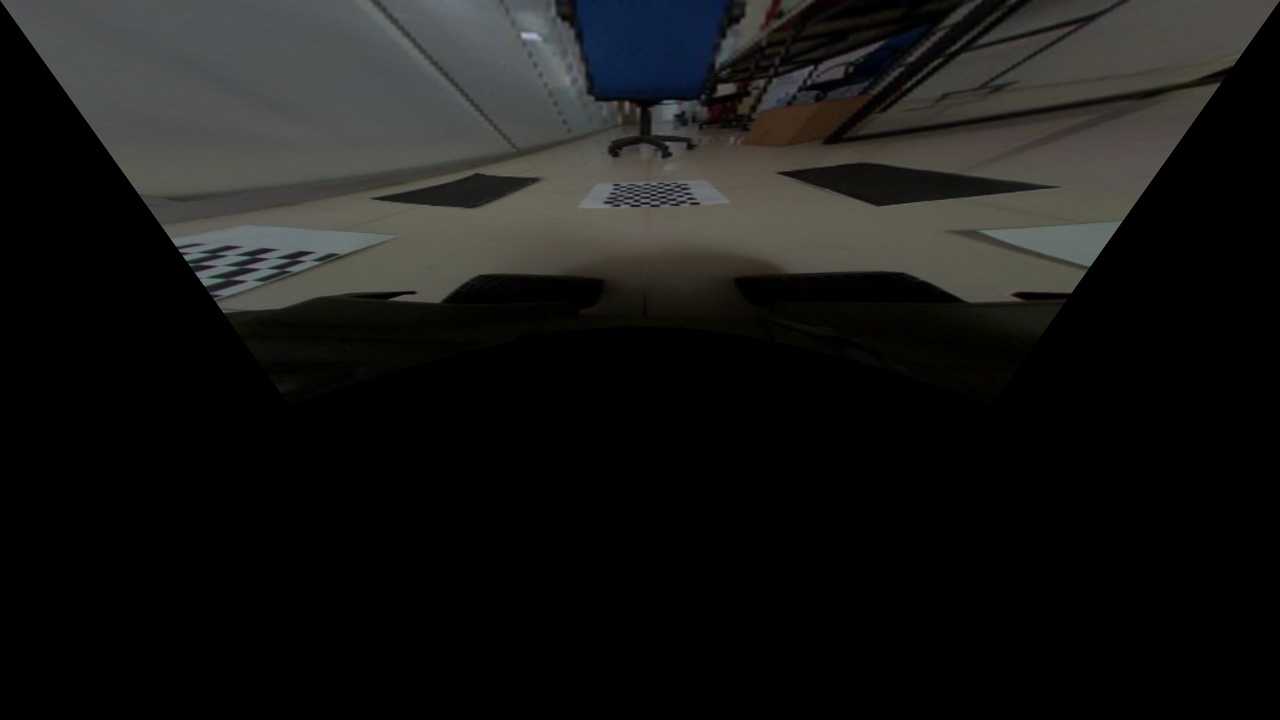
//> input picture 7.pinjie/3.pinjie/2.ipm_test/left.jpg, 1280 x 720 px
$ ./main   (built with g++ and OpenCV 4)
//> lines starting //> are read from the running program, lines starting //| are printed output that depends on the picture
#include <opencv2/opencv.hpp>

using namespace std;
using namespace cv;

int main()
{
	//读入四幅图片
	Mat image_1 = imread("./left.jpg");
//> image_1 is the input picture: 720 rows x 1280 cols, CV_8UC3; mean B, G, R 22.8, 24, 23.9
	Mat image_2 = imread("./right.jpg");
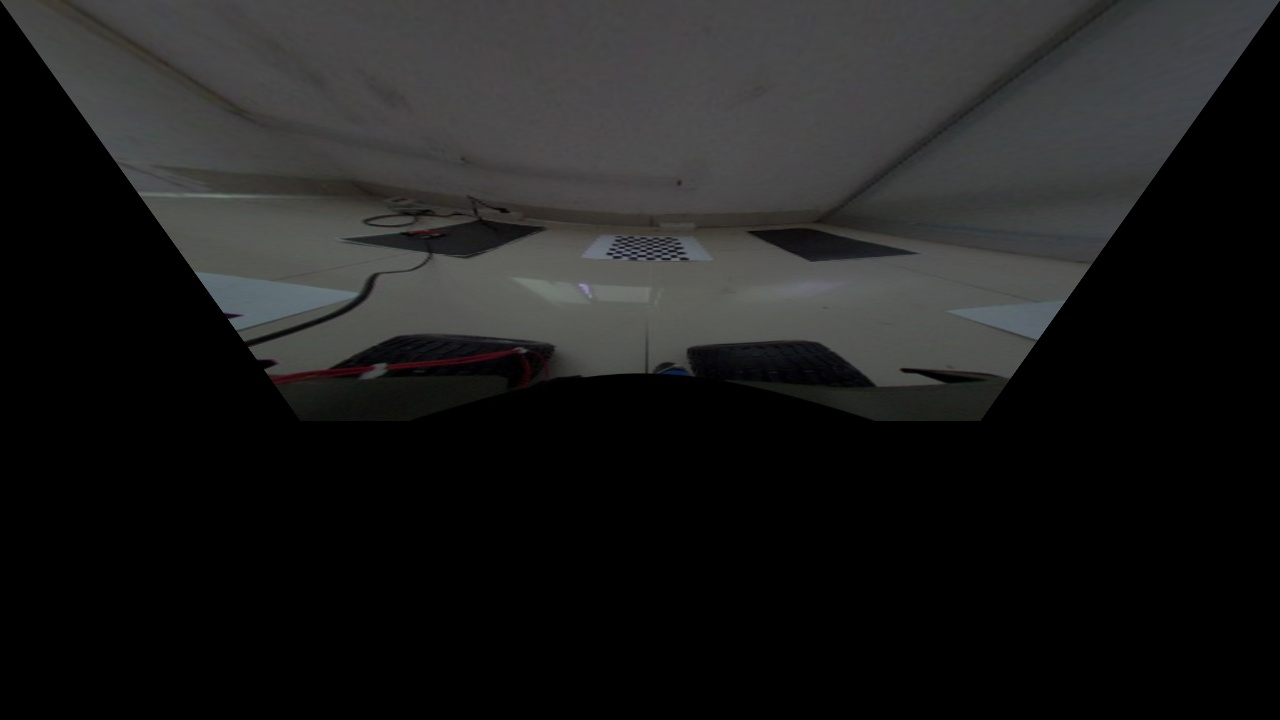
//> input picture 7.pinjie/3.pinjie/2.ipm_test/right.jpg, 1280 x 720 px
//> image_2 is the input picture: 720 rows x 1280 cols, CV_8UC3; mean B, G, R 28.8, 29.1, 29
	Mat image_3 = imread("./black.jpg");
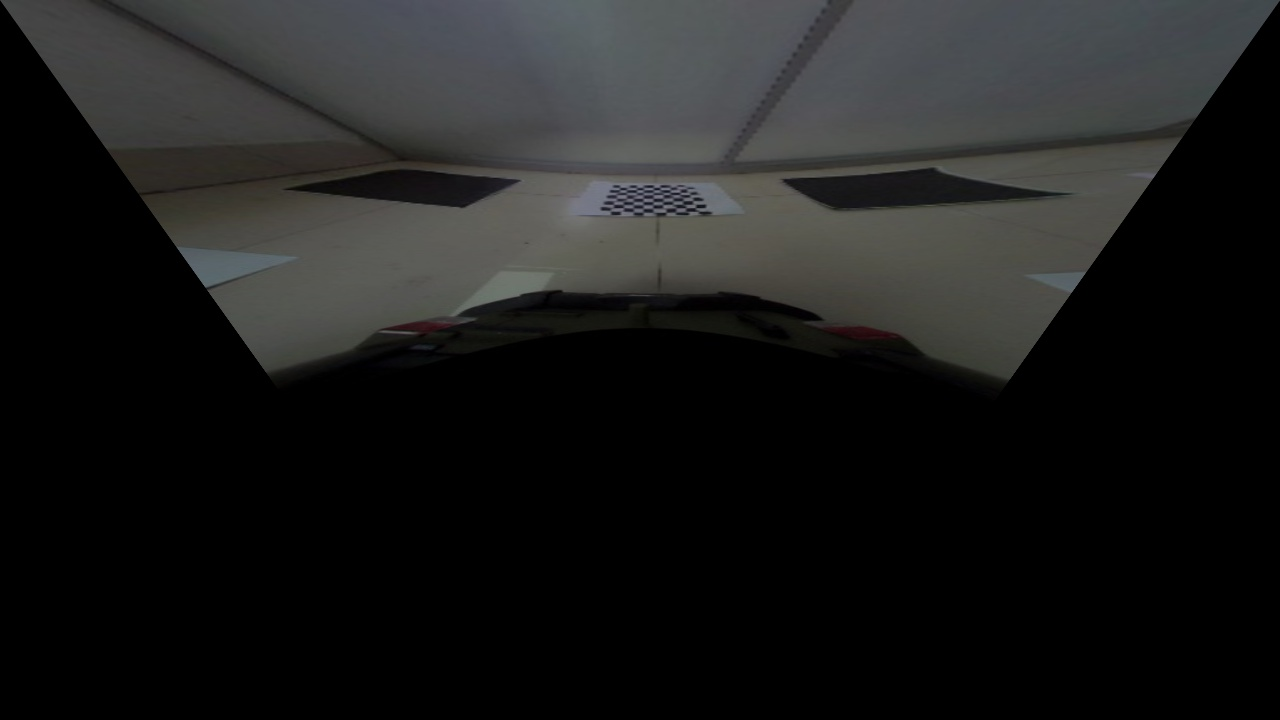
//> input picture 7.pinjie/3.pinjie/2.ipm_test/black.jpg, 1280 x 720 px
//> image_3 is the input picture: 720 rows x 1280 cols, CV_8UC3; mean B, G, R 27.7, 28.2, 27.8
	Mat image_4 = imread("./top.jpg");
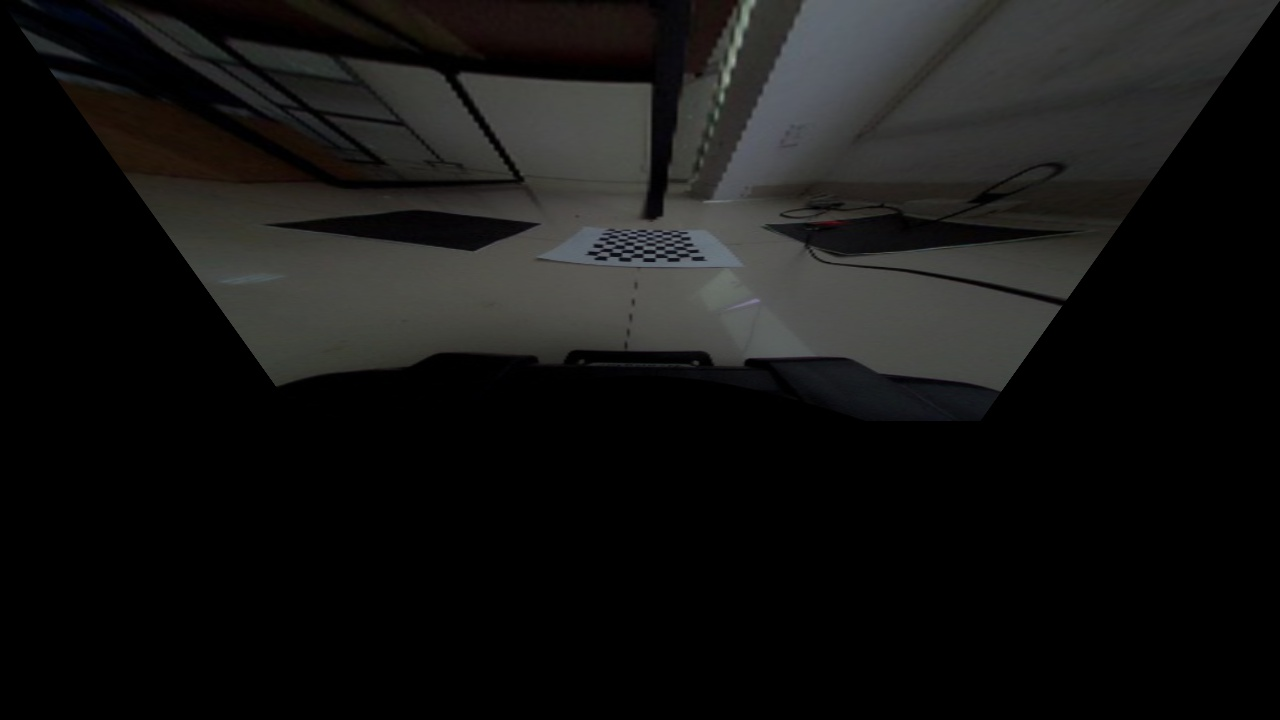
//> input picture 7.pinjie/3.pinjie/2.ipm_test/top.jpg, 1280 x 720 px
//> image_4 is the input picture: 720 rows x 1280 cols, CV_8UC3; mean B, G, R 19.6, 20.4, 20.6

	//归一化为相同的大小：320*240
	Size sz = Size(320, 240);

	//创建连接后存入的图像
	//Mat result(image_1.size(),CV_8UC3,Scalar(255,255,255));
	Mat result(720,1280,CV_8UC1);

	float k1 = (float)result.rows/result.cols;
	float k2 = (float)(-result.rows)/result.cols;
	for(int i = 0;i <result.rows;i++ )
	{

	   for(int j = 0;j <result.cols;j++ )
	   {
		if( (i ==result.rows/3 && j >= result.cols/3 && j<=result.cols/3*2)  || (i ==result.rows/3 *2 && j >= result.cols/3 && j<=result.cols/3*2) || ( j == result.cols/3 && i >= result.rows/3 && i <= result.rows/3*2) || ( j == result.cols/3*2 && i >= result.rows/3 && i <= result.rows/3*2) )
		//if(i==result.rows/3 || i==result.rows/3*2 || j==result.cols/3 || j==result.cols/3*2 ||
//( (float)(k1*j) == (float)i ) || ( (float)(k2*j + result.rows) == (float)i ))
		result.at<uchar>(i,j)=255;
	   }
	}

	for(int i = 0;i <result.rows;i++ )
	{
	   for(int j = 0;j <result.cols;j++ )
	   {
		if( (float)(k1*j) >= (float)i && (float)(k1*j) <= (float)(i+1) && (j<=result.cols/3 || j>= result.cols/3*2) || ( (float)(k2*j+result.rows) >= (float)i &&  (float)(k2*j+result.rows) <= (float)(i+1) && (j<=result.cols/3 || j>= result.cols/3*2) ) )
		result.at<uchar>(i,j)=255;
	   }
	}
#if 0
	Mat mask;
	Rect r1(0,0,result.cols,result.rows/3);
	mask = Mat::zeros(result.size(),CV_8UC1);
	mask(r1).setTo(255);
#endif
	//显示四幅图像连接后的图像
	imshow("result", result);
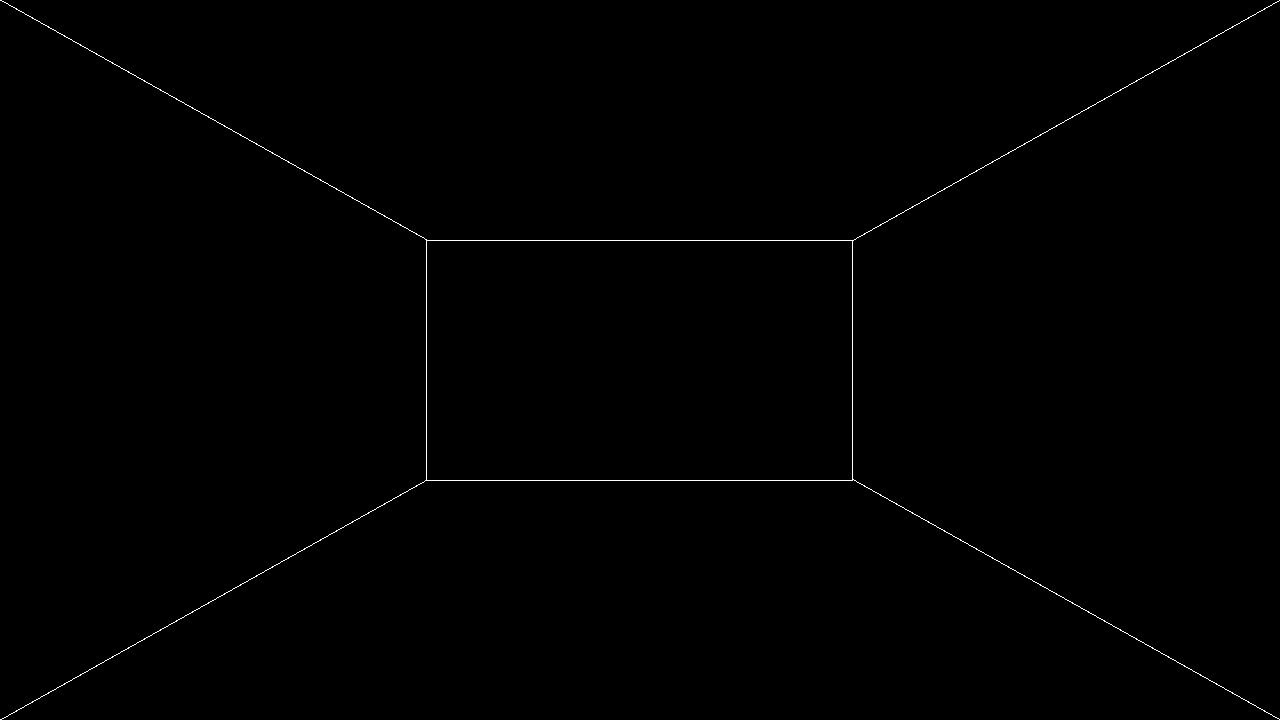
//> window 'result': 720 rows x 1280 cols, CV_8UC1; 0.34% white in thin lines or dots
	imwrite("result.jpg",result);
	waitKey(0);

	return 0;
}
